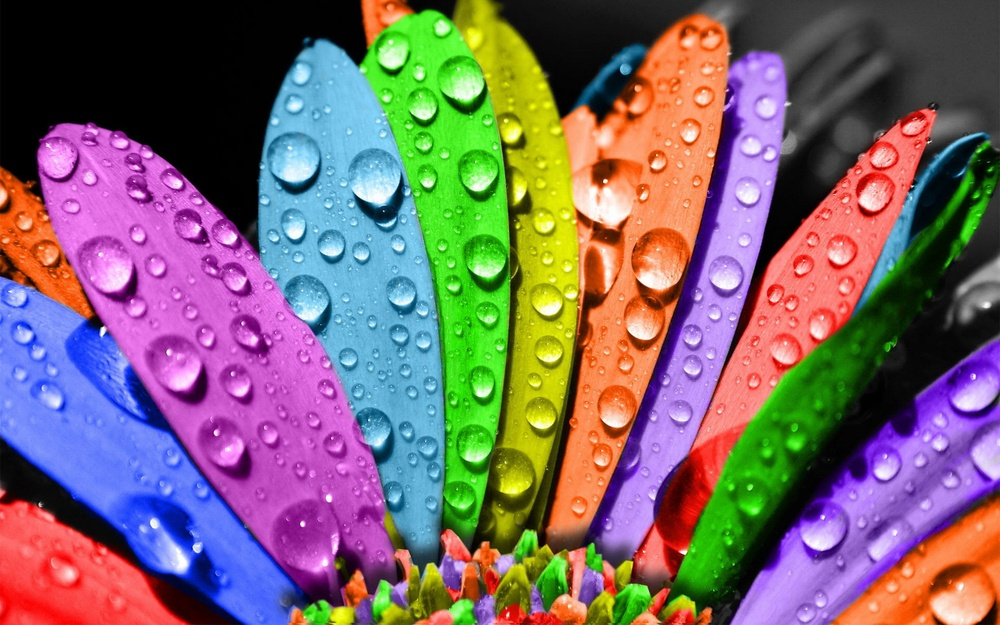
#> input picture test3.jpg, 1000 x 625 px, shrunk from 2560 x 1600 before the run
$ python main.py
#> lines starting #> are read from the running program, lines starting #| are printed output that depends on the picture
import math
import numpy as np
import cv2
from numpy.linalg import pinv, inv
from matplotlib import pyplot as plt
from matplotlib.pyplot import title
from skimage.io import imread, imshow, show
from PIL import Image


def transformRGB2YIQ(imgRGB: np.ndarray) -> np.ndarray:
    yiq_from_rgb = np.array([[0.299, 0.587, 0.114],
                             [0.59590059, -0.27455667, -0.32134392],
                             [0.21153661, -0.52273617, 0.31119955]])
    OrigShape = imgRGB.shape
    Matrix_YIQ = np.dot(imgRGB.reshape(-1, 3), yiq_from_rgb.transpose()).reshape(OrigShape)
    return Matrix_YIQ


def transformYIQ2RGB(imgYIQ: np.ndarray) -> np.ndarray:
    yiq_from_rgb = np.array([[0.299, 0.587, 0.114],
                [0.596, -0.275, -0.321],
                [0.212, -0.523, 0.311]])
    OrigShape = imgYIQ.shape
    return np.dot(imgYIQ.reshape(-1, 3), inv(yiq_from_rgb).transpose()).reshape(OrigShape)


def getting_matrix_Tk(Teta_k):
    result = np.array([[1, 0, 0],
                       [0, math.cos(Teta_k), -math.sin(Teta_k)],
                       [0, math.sin(Teta_k), math.cos(Teta_k)]])
    return result


if __name__ == "__main__":
    k = 60

    img = imread('test3.jpg', plugin='pil')
#> img is the input picture: shape (625, 1000, 3); mean R, G, B 123.3, 103.2, 106.8
    # img = cv2.cvtColor(img, cv2.COLOR_BGR2RGB)

    """отрисовка исходника"""

    fig = plt.figure(figsize=(20, 10))
    fig.add_subplot(2, 3, 1)
    title('Исходное изображение(rgb)')
    plt.imshow(img)

    # [4 lines of commented-out code are left out]

    """реализация первого шага алгоритма"""

    Teta_k = (3.14 * k) / 180
    T_k = getting_matrix_Tk(Teta_k)
    T_YIQ_arr = np.array([[0.299, 0.587, 0.114],
                [0.596, -0.275, -0.321],
                [0.212, -0.523, 0.311]])
    T_YIQ_arr_inv = inv(T_YIQ_arr)

    g_k_arr = np.dot(T_YIQ_arr, T_k, T_YIQ_arr_inv)
    # print(g_k)
    img_ = img

    """реализация второго шага алгоритма"""

    m, n, q = img.shape
#> m = 625; n = 1000; q = 3
    fig.add_subplot(2, 3, 2)
    title('v1 = g_k * v_transpose')
    img = img.reshape(-1,3)
    m, n = img.shape
#> m = 625000; n = 3
    for i in range(0, m):
            img[i] = img[i].transpose()
    v = np.dot(img, g_k_arr).reshape(img_.shape)
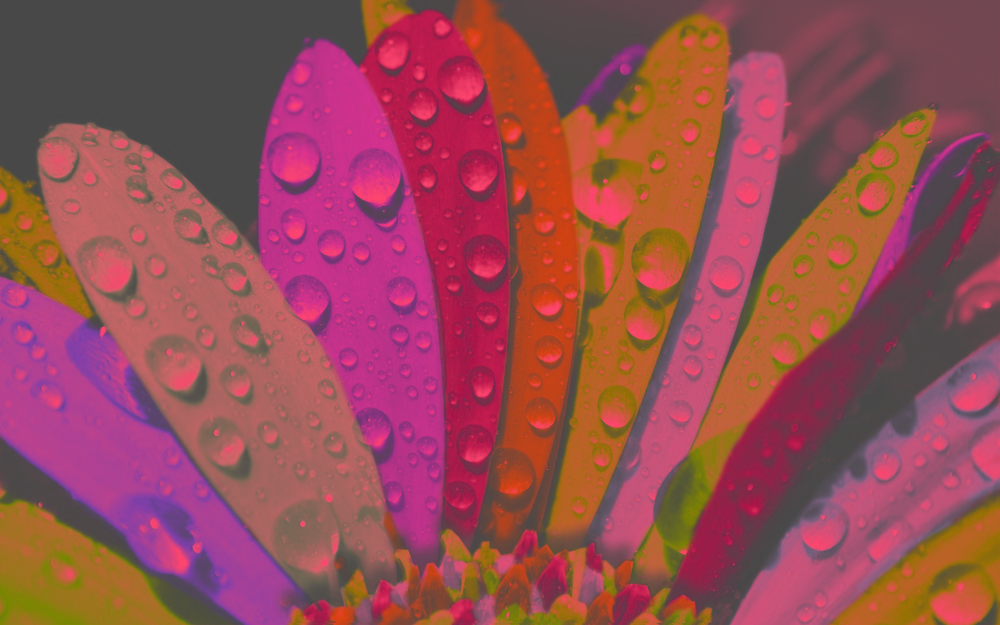
#> v: shape (625, 1000, 3) float64; mean R, G, B 121, 6.3, 17.3; drawn with min black and max white
    imshow(v)

    """наложение"""

    img_ = np.asarray(img_, np.float64)
    result = cv2.addWeighted(img_, 1, v, 0.000001, -165)
    fig.add_subplot(2, 3, 3)
    title('исходное I c водяным знаком V с подписью k')
    imshow(result)

    show()
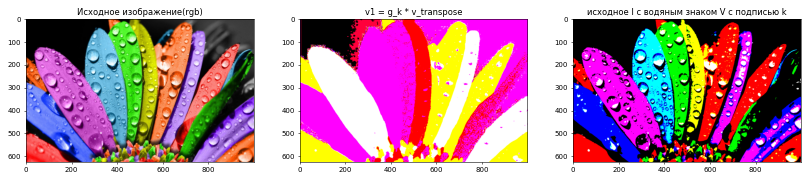
#> figure drawn by matplotlib, 3 panels

$ run again, with test2.jpg copied over test3.jpg
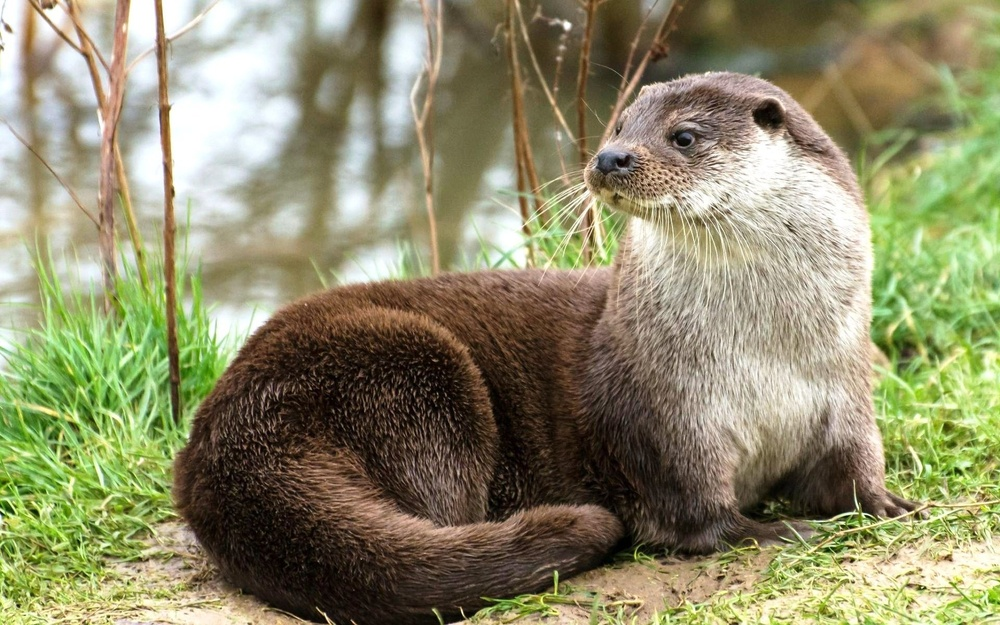
#> input picture test2.jpg, 1000 x 625 px, shrunk from 1920 x 1200 before the run
#> img is the input picture: shape (625, 1000, 3); mean R, G, B 141.5, 139.1, 105.3
#> `v = np.dot(img, g_k_arr).reshape(img_.shape)`:
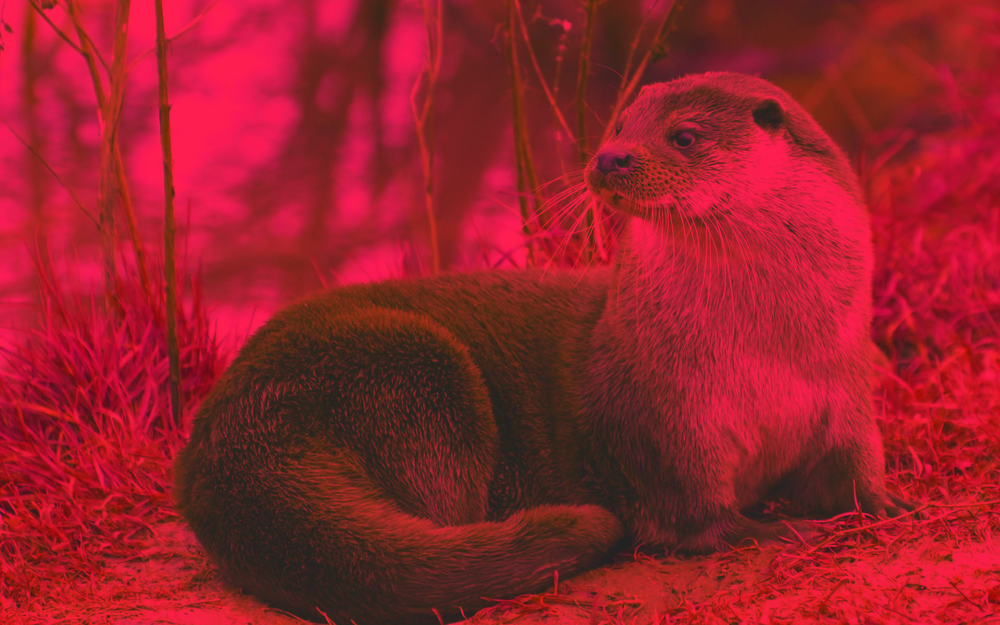
#> v: shape (625, 1000, 3) float64; mean R, G, B 147.5, -1.5, 11; drawn with min black and max white
#> `show()`:
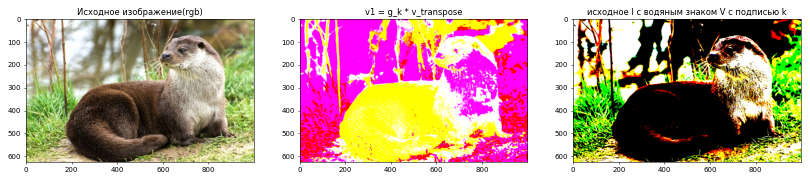
#> figure drawn by matplotlib, 3 panels
